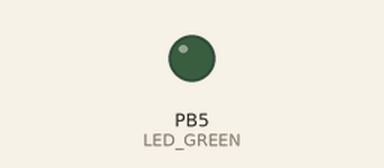
A program run on a simulated ATmega328P, built with avr-gcc and emulated at 16 MHz. Parts: output pins drawn as LEDs (lit = HIGH).

Above: at 1.0 s.
At 11.5 s:
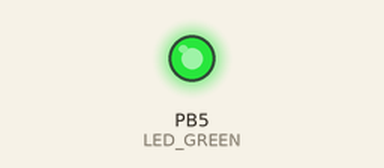
Timing chart, 0 to 16.6 s (numbered marks = the images above):
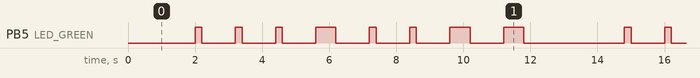

The program:

main.c
```c
// (licence header left out)
/* Defines -----------------------------------------------------------*/
/* The preprocessor will process directives that are inserted into the C
 * source code. These directives allow additional actions to be taken on
 * the C source code before it is compiled into object code. Directives
 * are not part of the C language itself.
 *
 * Preprocessor directives begin with a pound (#) symbol and may have
 * several arguments. Do NOT put a semicolon character at the end of
 * directives. This is a common mistake.
 */
#define LED_GREEN   PB5 // AVR pin where green LED is connected
#define SHORT_DELAY 200 // Delay in milliseconds
#define LONG_DELAY 600 // Delay in milliseconds
#define SPACE_DELAY 1000 // Delay in milliseconds
#define RETURN_DELAY 2000
#ifndef F_CPU           // Preprocessor directive allows for conditional
                        // compilation. The #ifndef means "if not defined".
# define F_CPU 16000000 // CPU frequency in Hz required for delay
#endif                  // The #ifndef directive must be closed by #endif

/* Includes ----------------------------------------------------------*/
/* Include another C language file into the current file at the location
 * of the #include statement prior to compiling the source code.
 */
#include <util/delay.h> // Functions for busy-wait delay loops
#include <avr/io.h>     // AVR device-specific IO definitions

/* Function definitions ----------------------------------------------*/
/**********************************************************************
 * Function: Main function where the program execution begins
 * Purpose:  Toggle one LED and use delay library.
 * Returns:  none
 **********************************************************************/
int main(void)
{
    // Set pin as output in Data Direction Register
    // DDRB = DDRB or 0010 0000
    DDRB = DDRB | (1<<LED_GREEN);

    // Set pin LOW in Data Register (LED off)
    // PORTB = PORTB and 1101 1111
    PORTB = PORTB & ~(1<<LED_GREEN);

    // Infinite loop
    while (1)
    {
        // Pause several milliseconds
        _delay_ms(RETURN_DELAY);

		// inscription in Morse code "VUT" (...-  ..-  -)
        PORTB = PORTB ^ (1<<LED_GREEN);
		_delay_ms(SHORT_DELAY);
		PORTB = PORTB & ~(1<<LED_GREEN);
		_delay_ms(SPACE_DELAY);

		PORTB = PORTB ^ (1<<LED_GREEN);
		_delay_ms(SHORT_DELAY);
		PORTB = PORTB & ~(1<<LED_GREEN);
		_delay_ms(SPACE_DELAY);

        PORTB = PORTB ^ (1<<LED_GREEN);
	   _delay_ms(SHORT_DELAY);
		PORTB = PORTB & ~(1<<LED_GREEN);
	   _delay_ms(SPACE_DELAY);

        PORTB = PORTB ^ (1<<LED_GREEN);
        _delay_ms(LONG_DELAY);
        PORTB = PORTB & ~(1<<LED_GREEN);
        _delay_ms(SPACE_DELAY);


        PORTB = PORTB ^ (1<<LED_GREEN);
        _delay_ms(SHORT_DELAY);
        PORTB = PORTB & ~(1<<LED_GREEN);
        _delay_ms(SPACE_DELAY);

        PORTB = PORTB ^ (1<<LED_GREEN);
        _delay_ms(SHORT_DELAY);
        PORTB = PORTB & ~(1<<LED_GREEN);
        _delay_ms(SPACE_DELAY);

        PORTB = PORTB ^ (1<<LED_GREEN);
        _delay_ms(LONG_DELAY);
        PORTB = PORTB & ~(1<<LED_GREEN);
        _delay_ms(SPACE_DELAY);


        PORTB = PORTB ^ (1<<LED_GREEN);
        _delay_ms(LONG_DELAY);
        PORTB = PORTB & ~(1<<LED_GREEN);
        _delay_ms(SPACE_DELAY);

    }

    // Will never reach this
    return 0;
}
```

Measured:
- by itself, PB5 (LED_GREEN): repeats every 12.8 s: 2 × (LOW 1.0 s, HIGH 0.20 s), LOW 1.0 s, HIGH 0.60 s, 2 × (LOW 1.0 s, HIGH 0.20 s), 2 × (LOW 1.0 s, HIGH 0.60 s), LOW 3.0 s, HIGH 0.20 s
- by itself, everything shown: repeats every 12.8 s, in 16 steps
